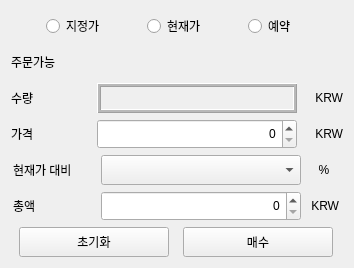
           <widget class="QWidget" name="tab_3">
            <attribute name="title">
             <string>매수</string>
            </attribute>
            <layout class="QVBoxLayout" name="verticalLayout_2">
             <item>
              <layout class="QHBoxLayout" name="horizontalLayout_5">
               <item>
                <widget class="QRadioButton" name="radioButton_2">
                 <property name="minimumSize">
                  <size>
                   <width>60</width>
                   <height>30</height>
                  </size>
                 </property>
                 <property name="maximumSize">
                  <size>
                   <width>60</width>
                   <height>30</height>
                  </size>
                 </property>
                 <property name="text">
                  <string>지정가</string>
                 </property>
                </widget>
               </item>
               <item>
                <widget class="QRadioButton" name="radioButton">
                 <property name="minimumSize">
                  <size>
                   <width>60</width>
                   <height>30</height>
                  </size>
                 </property>
                 <property name="maximumSize">
                  <size>
                   <width>60</width>
                   <height>30</height>
                  </size>
                 </property>
                 <property name="text">
                  <string>현재가</string>
                 </property>
                </widget>
               </item>
               <item>
                <widget class="QRadioButton" name="radioButton_3">
                 <property name="minimumSize">
                  <size>
                   <width>60</width>
                   <height>30</height>
                  </size>
                 </property>
                 <property name="maximumSize">
                  <size>
                   <width>60</width>
                   <height>30</height>
                  </size>
                 </property>
                 <property name="text">
                  <string>예약</string>
                 </property>
                </widget>
               </item>
              </layout>
             </item>
             <item>
              <widget class="QLabel" name="label">
               <property name="minimumSize">
                <size>
                 <width>80</width>
                 <height>30</height>
                </size>
               </property>
               <property name="maximumSize">
                <size>
                 <width>80</width>
                 <height>30</height>
                </size>
               </property>
               <property name="text">
                <string>주문가능</string>
               </property>
               <property name="alignment">
                <set>Qt::AlignLeading|Qt::AlignLeft|Qt::AlignVCenter</set>
               </property>
              </widget>
             </item>
             <item>
              <layout class="QHBoxLayout" name="horizontalLayout_6">
               <item>
                <widget class="QLabel" name="label_4">
                 <property name="minimumSize">
                  <size>
                   <width>80</width>
                   <height>30</height>
                  </size>
                 </property>
                 <property name="maximumSize">
                  <size>
                   <width>80</width>
                   <height>30</height>
                  </size>
                 </property>
                 <property name="text">
                  <string>수량</string>
                 </property>
                 <property name="alignment">
                  <set>Qt::AlignLeading|Qt::AlignLeft|Qt::AlignVCenter</set>
                 </property>
                </widget>
               </item>
               <item>
                <widget class="QLabel" name="label_KRW">
                 <property name="minimumSize">
                  <size>
                   <width>200</width>
                   <height>30</height>
                  </size>
                 </property>
                 <property name="maximumSize">
                  <size>
                   <width>200</width>
                   <height>30</height>
                  </size>
                 </property>
                 <property name="frameShape">
                  <enum>QFrame::Box</enum>
                 </property>
                 <property name="frameShadow">
                  <enum>QFrame::Raised</enum>
                 </property>
                 <property name="lineWidth">
                  <number>1</number>
                 </property>
                 <property name="midLineWidth">
                  <number>2</number>
                 </property>
                 <property name="text">
                  <string/>
                 </property>
                 <property name="alignment">
                  <set>Qt::AlignRight|Qt::AlignTrailing|Qt::AlignVCenter</set>
                 </property>
                </widget>
               </item>
               <item>
                <widget class="QLabel" name="label_3">
                 <property name="minimumSize">
                  <size>
                   <width>40</width>
                   <height>30</height>
                  </size>
                 </property>
                 <property name="maximumSize">
                  <size>
                   <width>40</width>
                   <height>30</height>
                  </size>
                 </property>
                 <property name="text">
                  <string>KRW</string>
                 </property>
                 <property name="alignment">
                  <set>Qt::AlignRight|Qt::AlignTrailing|Qt::AlignVCenter</set>
                 </property>
                </widget>
               </item>
              </layout>
             </item>
             <item>
              <layout class="QHBoxLayout" name="horizontalLayout_8">
               <item>
                <widget class="QLabel" name="label_7">
                 <property name="minimumSize">
                  <size>
                   <width>80</width>
                   <height>30</height>
                  </size>
                 </property>
                 <property name="maximumSize">
                  <size>
                   <width>80</width>
                   <height>30</height>
                  </size>
                 </property>
                 <property name="text">
                  <string>가격</string>
                 </property>
                 <property name="alignment">
                  <set>Qt::AlignLeading|Qt::AlignLeft|Qt::AlignVCenter</set>
                 </property>
                </widget>
               </item>
               <item>
                <widget class="QSpinBox" name="spinBox">
                 <property name="minimumSize">
                  <size>
                   <width>200</width>
                   <height>30</height>
                  </size>
                 </property>
                 <property name="maximumSize">
                  <size>
                   <width>200</width>
                   <height>30</height>
                  </size>
                 </property>
                 <property name="alignment">
                  <set>Qt::AlignRight|Qt::AlignTrailing|Qt::AlignVCenter</set>
                 </property>
                </widget>
               </item>
               <item>
                <widget class="QLabel" name="label_6">
                 <property name="minimumSize">
                  <size>
                   <width>40</width>
                   <height>30</height>
                  </size>
                 </property>
                 <property name="maximumSize">
                  <size>
                   <width>40</width>
                   <height>30</height>
                  </size>
                 </property>
                 <property name="text">
                  <string>KRW</string>
                 </property>
                 <property name="alignment">
                  <set>Qt::AlignRight|Qt::AlignTrailing|Qt::AlignVCenter</set>
                 </property>
                </widget>
               </item>
              </layout>
             </item>
             <item>
              <layout class="QHBoxLayout" name="horizontalLayout_9">
               <item>
                <widget class="QLabel" name="label_8">
                 <property name="minimumSize">
                  <size>
                   <width>80</width>
                   <height>30</height>
                  </size>
                 </property>
                 <property name="maximumSize">
                  <size>
                   <width>80</width>
                   <height>30</height>
                  </size>
                 </property>
                 <property name="text">
                  <string>현재가 대비</string>
                 </property>
                 <property name="alignment">
                  <set>Qt::AlignLeading|Qt::AlignLeft|Qt::AlignVCenter</set>
                 </property>
                </widget>
               </item>
               <item>
                <widget class="QComboBox" name="comboBox">
                 <property name="minimumSize">
                  <size>
                   <width>200</width>
                   <height>30</height>
                  </size>
                 </property>
                 <property name="maximumSize">
                  <size>
                   <width>200</width>
                   <height>30</height>
                  </size>
                 </property>
                </widget>
               </item>
               <item>
                <widget class="QLabel" name="label_11">
                 <property name="minimumSize">
                  <size>
                   <width>30</width>
                   <height>30</height>
                  </size>
                 </property>
                 <property name="maximumSize">
                  <size>
                   <width>30</width>
                   <height>30</height>
                  </size>
                 </property>
                 <property name="text">
                  <string>%</string>
                 </property>
                 <property name="alignment">
                  <set>Qt::AlignCenter</set>
                 </property>
                </widget>
               </item>
              </layout>
             </item>
             <item>
              <layout class="QHBoxLayout" name="horizontalLayout_10">
               <item>
                <widget class="QLabel" name="label_9">
                 <property name="minimumSize">
                  <size>
                   <width>80</width>
                   <height>30</height>
                  </size>
                 </property>
                 <property name="maximumSize">
                  <size>
                   <width>80</width>
                   <height>30</height>
                  </size>
                 </property>
                 <property name="text">
                  <string>총액</string>
                 </property>
                 <property name="alignment">
                  <set>Qt::AlignLeading|Qt::AlignLeft|Qt::AlignVCenter</set>
                 </property>
                </widget>
               </item>
               <item>
                <widget class="QSpinBox" name="spinBox_3">
                 <property name="minimumSize">
                  <size>
                   <width>200</width>
                   <height>30</height>
                  </size>
                 </property>
                 <property name="maximumSize">
                  <size>
                   <width>200</width>
                   <height>30</height>
                  </size>
                 </property>
                 <property name="alignment">
                  <set>Qt::AlignRight|Qt::AlignTrailing|Qt::AlignVCenter</set>
                 </property>
                </widget>
               </item>
               <item>
                <widget class="QLabel" name="label_10">
                 <property name="minimumSize">
                  <size>
                   <width>30</width>
                   <height>30</height>
                  </size>
                 </property>
                 <property name="maximumSize">
                  <size>
                   <width>30</width>
                   <height>30</height>
                  </size>
                 </property>
                 <property name="text">
                  <string>KRW</string>
                 </property>
                 <property name="alignment">
                  <set>Qt::AlignRight|Qt::AlignTrailing|Qt::AlignVCenter</set>
                 </property>
                </widget>
               </item>
              </layout>
             </item>
             <item>
              <layout class="QHBoxLayout" name="horizontalLayout_7">
               <item>
                <widget class="QPushButton" name="pushButton">
                 <property name="minimumSize">
                  <size>
                   <width>150</width>
                   <height>30</height>
                  </size>
                 </property>
                 <property name="maximumSize">
                  <size>
                   <width>100</width>
                   <height>30</height>
                  </size>
                 </property>
                 <property name="text">
                  <string>초기화</string>
                 </property>
                </widget>
               </item>
               <item>
                <widget class="QPushButton" name="pushButton_2">
                 <property name="minimumSize">
                  <size>
                   <width>150</width>
                   <height>30</height>
                  </size>
                 </property>
                 <property name="maximumSize">
                  <size>
                   <width>100</width>
                   <height>30</height>
                  </size>
                 </property>
                 <property name="text">
                  <string>매수</string>
                 </property>
                </widget>
               </item>
              </layout>
             </item>
            </layout>
           </widget>
